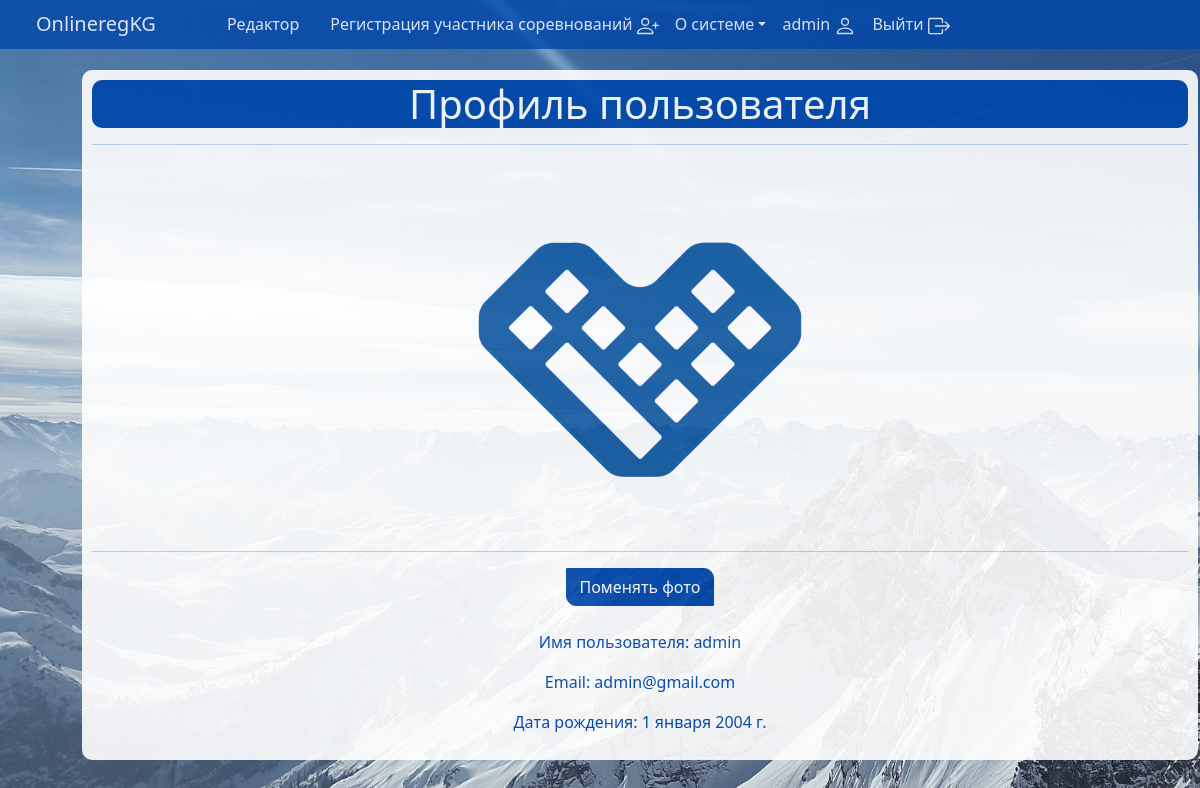
The app's page /profile/ (signed in) with its own data.
### users/models.py (models this page shows, shortened)
class Profile(models.Model):
    user = models.OneToOneField(User, on_delete=models.CASCADE)
    is_blocked = models.BooleanField(default=False)
    date_of_birth = models.DateField(null=True, blank=False)
    photo = models.ImageField(upload_to='user_photo', null=True)
    class Meta:
        verbose_name = 'Доп-инфа пользователей'
        verbose_name_plural = 'Доп-инфа пользователя'

### main/views.py (the view)
# urls.py: path('profile/', views.profile, name='profile'),
def profile(request):
    if request.user.is_authenticated:
        profile = Profile.objects.get(user=request.user)
        context = {
            'profile': profile,
        }
        return render(request, 'main/profile.html', context)

### main/templates/main/profile.html (shortened to what this page needs)
{% extends 'main/layout.html' %}
{% block body %}
  <div class="container" id="profile">
    <div id="profile-title">
      <h1>Профиль пользователя</h1>
    </div>
    <hr>
    <br>
    {% if profile.photo %}
      <img id="profile-photo" src="{{ profile.photo.url }}"  style="width: 350px; height: 350px;" alt="Фото профиля">
      <br>
      <hr>
      <div id="">
        <button onclick="location.href='/change_photo'" class="btn btn-primary" id="btn-bg">Поменять фото</button>
      </div>
    {% endif %}
    <br>
    <p>Имя пользователя: {{ profile.user.username }}</p>
    <p>Email: {{ profile.user.email }}</p>
    <p>Дата рождения: {{ profile.date_of_birth }}</p>
  </div>
{% endblock %}

### main/templates/main/layout.html (shortened to what this page needs)
{% load static %}
<!doctype html>
<html lang="en">
<head>
    <link rel="stylesheet" href="{% static 'main/css/style.css' %}">
    <link href="https://cdn.jsdelivr.net/npm/bootstrap@5.3.0-alpha2/dist/css/bootstrap.min.css" rel="stylesheet">
</head>
<body class="" id="body">
  <header class="fixed-top" id="header">
    <nav class="navbar navbar-expand-lg bg-body-tertiary" id="nav">
      <div class="container-fluid" id="bg-nav">
        <a class="navbar-brand" id="a-link-home" href="{% url 'index' %}">OnlineregKG</a>
        <div class="collapse navbar-collapse" id="navbarNavDropdown">
          <ul class="navbar-nav">
            <li class="nav-item">
              <a class="nav-link" id="a-link" href="{% url 'editor' %}">Редактор</a>
            </li>
            <li class="nav-item">
              <a class="nav-link" id="a-link" href="{% url 'member' %}">Регистрация участника соревнований </a>
            </li>
            <li class="nav-item dropdown">
              <a class="nav-link dropdown-toggle" id="dop-menu" role="button" data-bs-toggle="dropdown" aria-expanded="false">О системе</a>
            </li>
            <li class="nav-item dropdown" id="my-nav-item">
              {% if user.is_authenticated%}
                <a class="nav-link active" id="a-link-user" href = "{% url 'profile'%}">{{user.username}} </a></li>
                <li><a class="nav-link active" id="a-link-logout" href = "{% url 'logout'%}">Выйти </a></li>
              {% endif %}
          </ul>
        </div>
      </div>
    </nav>
  </header>
    <div class="container" id="containerbg">
      {% block body %}
      {% endblock %}
    </div>
</body>
</html>

### main/static/main/css/style.css (style rules this page uses)
body { height: 100%; background-image: url(../img/rough-horn-ge477d8ee5_1920.jpg); background-repeat: no-repeat; background-size: cover; margin: 0; }
#containerbg { color: white; margin: 70px; }
#nav { opacity: 0.8; padding: 0px 0px; }
#bg-nav { background-color: #0047AB; padding: 4px; }
#a-link-home { color: white; padding: 0 2rem; }
#a-link { color: white; margin:0 0 0 15px; }
#a-link-user { color: white; margin: 0; }
#a-link-logout { margin: 0; color: white; }
#dop-menu { color: white; }
#btn-bg { background-color: #0047AB; border-color: #0047AB; border-radius: 1px 10px; transition: 0.7s; }
#profile { padding: 10px; text-align: center; background-color: white; border-radius: 10px 10px; color: #0047AB; opacity: 0.9; }
#profile-title { background-color: #0047AB; color: white; border-radius: 10px 10px; opacity: 1; }
#profile-photo { border-radius: 10px 10px; overflow: hidden; }

### records on screen
Profile: photo (picture), user.username "admin", user.email "admin@gmail.com", date_of_birth "1 января 2004 г."

### other values on screen
{{ user.username }} "admin"
